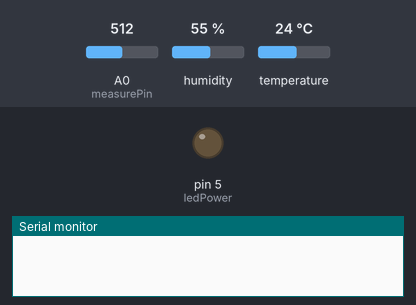
Bench run of a sketch on a simulated Arduino Uno, built with avr-gcc and run on an emulated ATmega328P. Parts: output pins drawn as LEDs (lit = HIGH), the last lines printed to the serial monitor. The inputs (shaded band) are chosen by the test bench; at power-on: A0 (measurePin) = 512, humidity 55 %, temperature 24 °C.

Above: at 0.1 s.
At 11.1 s:
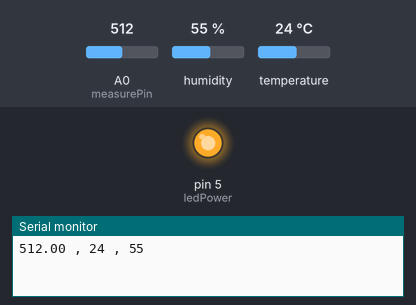
Timing chart, 0 to 12.6 s (numbered marks = the images above):
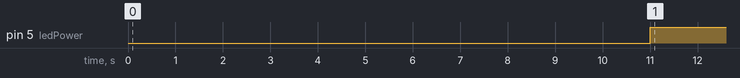

The sketch:

dustsensorprint.ino
```cpp
/* code for evalution made for the Frisk Luft project at www.friskby.no
*/

#include <DHT.h>

int measurePin = 0; //Connect dust sensor to Arduino A0 pin
int ledPower = 5;   //Connect 3 led driver pins of dust sensor to Arduino D5

int samplingTime = 280;
int deltaTime = 40;
int sleepTime = 9680;

float voMeasured = 0;
float calcVoltage = 0;
float dustDensity = 0;

#define DHTPIN 2     // I/O pin of the DHT-22
#define DHTTYPE DHT11   // DHT 22  (AM2302)

DHT dht(DHTPIN, DHTTYPE);

void setup() {
  pinMode(ledPower, OUTPUT);
  Serial.begin(9600);
  delay(1000);				// allow the radio to startup
  dht.begin();
}

void loop() {
  // about every 10 seconds
  static unsigned long lastTime = millis();
  if (millis() - lastTime >= 10000)
  {
    lastTime = millis();
    digitalWrite(ledPower, LOW); // power on the LED
    delayMicroseconds(samplingTime);
    voMeasured = analogRead(measurePin); // read the dust value
    delayMicroseconds(deltaTime);
    digitalWrite(ledPower, HIGH); // turn the LED off
    delayMicroseconds(sleepTime);

    // 0 - 5V mapped to 0 - 1023 integer values
    calcVoltage = voMeasured * (5.0 / 1023.0);
    int h = dht.readHumidity();
    int t = dht.readTemperature();
    int d = voMeasured;
    // check if returns are valid, if they are NaN (not a number) then something went wrong!
    Serial.print(voMeasured);
    Serial.print(" , ");
    Serial.print(t);
    Serial.print(" , ");
    Serial.println(h);
  }
}
```

Measured:
- by itself, pin 5 (ledPower): LOW → HIGH at 11.0 s
